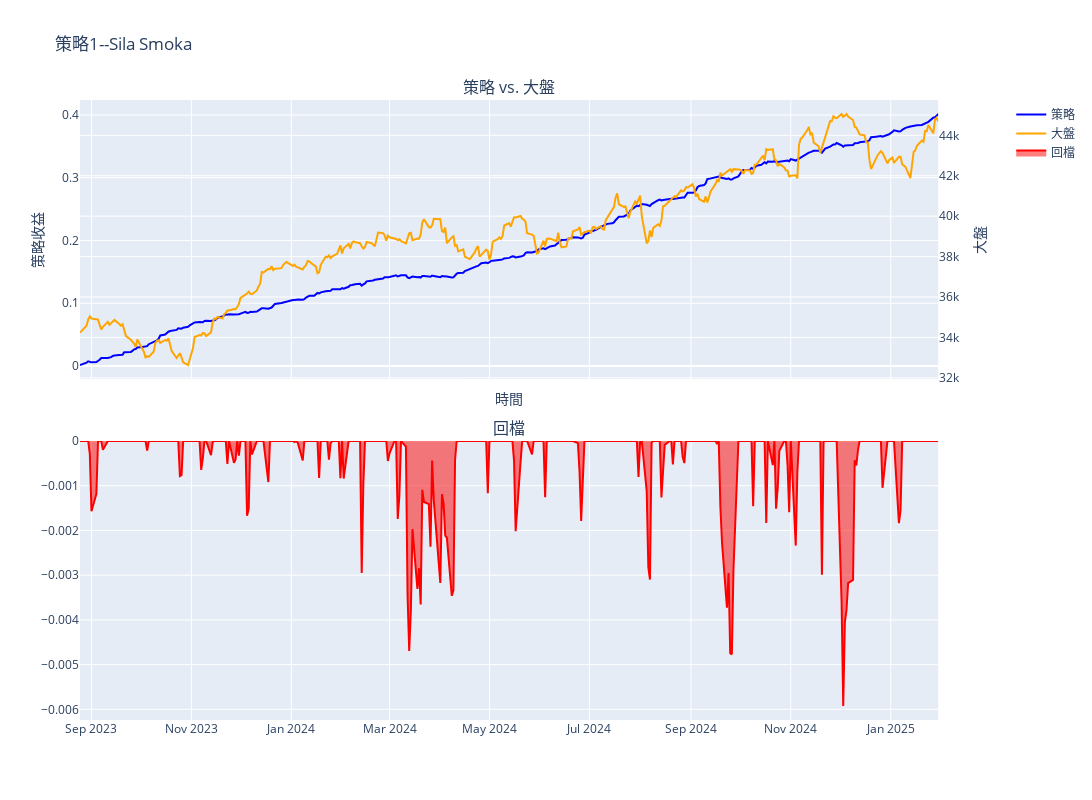

The cell this chart's notebook holds for it:
### Code cell
factor = "因子_開盤前5分鐘"
ret = "回報_開盤後5分鐘"
grouped_df['signal_dto'] = grouped_df[factor].apply(lambda x: 1 if x < 0 else -1)

grouped_df['profit_dto_5'] = -grouped_df['signal_dto'] * grouped_df[ret]
grouped_df['profit_dto_5'].cumsum().plot()
stats = calculate_strategy_statistics(grouped_df, 'profit_dto_5')

# Print statistics
for k, v in stats.items():
    print(f"{k}: {v:.2f}")

### Figure 1 — Plotly figure (JSON) as saved in the notebook; plotly's stock layout.template omitted (floating-point values rounded to 4 significant figures; data arrays with more than 128 entries replaced by an {"elided": "..."} marker saying what was removed)
{"data": [{"line": {"color": "blue"}, "mode": "lines", "name": "策略", "type": "scatter", "x": {"elided": "369 str values"}, "xaxis": "x", "y": {"elided": "369 float values"}, "yaxis": "y"}, {"line": {"color": "orange"}, "mode": "lines", "name": "大盤", "type": "scatter", "x": {"elided": "369 str values"}, "xaxis": "x", "y": {"elided": "369 float values"}, "yaxis": "y2"}, {"fill": "tozeroy", "line": {"color": "red"}, "mode": "lines", "name": "回檔", "type": "scatter", "x": {"elided": "369 str values"}, "xaxis": "x2", "y": {"elided": "369 float values"}, "yaxis": "y3"}], "layout": {"annotations": [{"font": {"size": 16}, "showarrow": false, "text": "策略 vs. 大盤", "x": 0.47, "xanchor": "center", "xref": "paper", "y": 1, "yanchor": "bottom", "yref": "paper"}, {"font": {"size": 16}, "showarrow": false, "text": "回檔", "x": 0.47, "xanchor": "center", "xref": "paper", "y": 0.45, "yanchor": "bottom", "yref": "paper"}], "height": 800, "title": {"text": "策略1--Sila Smoka"}, "width": 1200, "xaxis": {"anchor": "y", "domain": [0, 0.94], "matches": "x2", "showgrid": true, "showline": true, "showticklabels": false, "title": {"text": "時間"}, "zeroline": false}, "xaxis2": {"anchor": "y3", "domain": [0, 0.94]}, "yaxis": {"anchor": "x", "domain": [0.55, 1], "title": {"text": "策略收益"}}, "yaxis2": {"anchor": "x", "overlaying": "y", "side": "right", "title": {"text": "大盤"}}, "yaxis3": {"anchor": "x2", "domain": [0, 0.45]}}}
